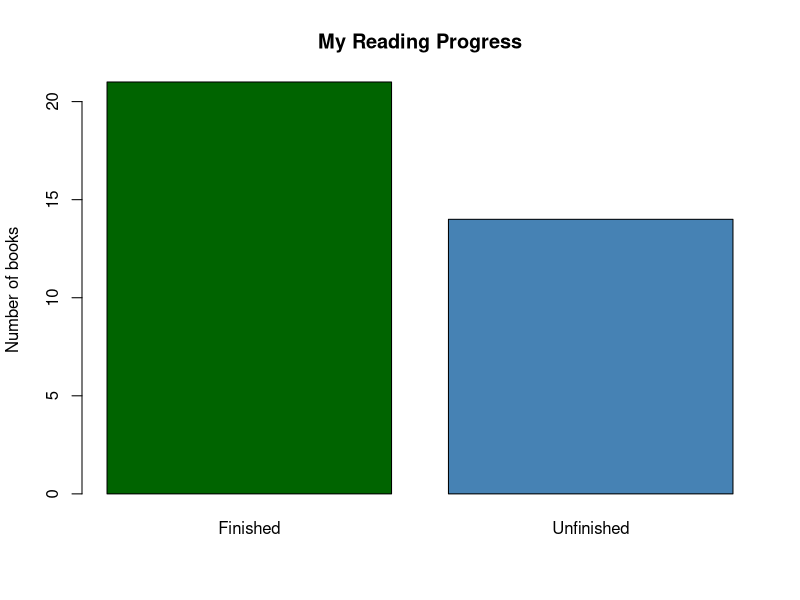
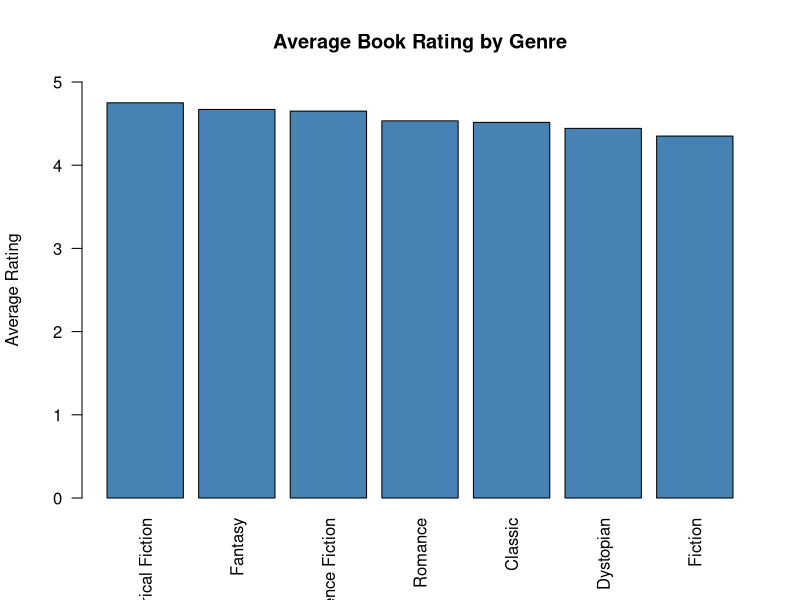

Source code (R) for these figures, in order:

# My first R program
print("Welcome to BookShelf!")
#This loads my csv file, the empty cells will be read as NA
books <- read.csv("books.csv", na.strings = c("", "NA"))
print(books)
#I want to check for missing authors and count them
check_missing <- function(column) {
  missing_values <- is.na(column) | trimws(column) == ""
  return(missing_values)
}
missing_author <- sum(check_missing(books$author))
print(missing_author)
#The categories will be checked for missing info instead of each column
for (column_name in names (books)){
  missing_count <- sum(check_missing(books[[column_name]]), na.rm = TRUE)  
  cat("Missing", column_name, ":", missing_count, "\n")
}

 # this is what the library I am making is all about
 #a clean library that is in here without changing the original one. 
 cleaned_books <- books
 # Standardize book titles
cleaned_books$title <- tools::toTitleCase(trimws(cleaned_books$title))
cleaned_books$title <- gsub("  +"," ",cleaned_books$title)
cleaned_books$title_key <- tolower(cleaned_books$title)

#The codes about removing extra space, and moving it to a regular one
cleaned_books$author <- trimws(cleaned_books$author)
cleaned_books$author <- gsub("  +"," ",cleaned_books$author)

cleaned_books$author_key <- tolower(cleaned_books$author)


# This section finds the duplicate books counts them and deletes them from the main count
#without changing the actual csv author file
 duplicate_books <- duplicated(cleaned_books [c("title_key","author_key")])
 duplicate_count <- sum(duplicate_books)
 cat("Duplicate Books", duplicate_count,"\n")
 cleaned_books <- cleaned_books[!duplicate_books, ]
 cat("Books remaining:", nrow(cleaned_books), "\n")

 
 # This sections purpose is to find pages that are incorrect, or not fully a number
 #count invalid pagesand replace it with NA
 invalid_pages <- cleaned_books$pages <= 0| cleaned_books$pages %% 1 != 0
 invalid_page_count <-sum(invalid_pages,na.rm = TRUE)
 cat("Invalid page amount:",invalid_page_count,"\n")
 cleaned_books$pages[which(invalid_pages)] <- NA
 # Identify invalid ratings
 #we want to figure out if the ratings in my csv are correctly 
 #written from 0-5
 invalid_ratings <- cleaned_books$rating < 0 | cleaned_books$rating > 5
 invalid_rating_count <- sum(invalid_ratings, na.rm=TRUE)
 cat("Invalid ratings:",invalid_rating_count,"\n")
 #now were replacing the invalid ratings with NA
 cleaned_books$rating[which(invalid_ratings)] <- NA

 #We made two columns that helped detect duplicates regardless of 
 #if they were captilized these will remove that by using Null
 cleaned_books$title_key <-NULL
 cleaned_books$author_key <-NULL 




 print(cleaned_books)
 # The finished book gives a true statement and not finished is false, I want to see how many are finished 
 #and the total pages
 cat('\n-- BookShelf Library Report---\n')
 total_books <- nrow(cleaned_books)
 average_rating <-mean(cleaned_books$rating,na.rm = TRUE)
 total_pages <-sum(cleaned_books$pages, na.rm=TRUE)
 finished_books <- sum(cleaned_books$finished ==TRUE,na.rm =TRUE)
 unfinished_books <-sum(cleaned_books$finished == FALSE,na.rm =TRUE)
 completion_percentage <-(finished_books/total_books)*100

#Now I want to order them in order of genre rating
average_genre_rating <- aggregate(
  rating ~ genre,
  data=cleaned_books,
  FUN = mean,
  na.rm=TRUE
)
average_genre_rating <- average_genre_rating [
  order(-average_genre_rating$rating),
]
cat("Average rating by genre:\n")
print(average_genre_rating)
#I want to know what percentage of books I finished.
 known_status <- finished_books + unfinished_books
completion_percentage <- if (known_status > 0) {
  round((finished_books / known_status) * 100, 1)
}  else {
  NA_real_
}
 cat("Completion percentage:", completion_percentage, "%\n")

#Wondering what my longest and shortest books are 
longest_pages <- max(cleaned_books$pages,na.rm=TRUE)
shortest_pages <- min(cleaned_books$pages,na.rm=TRUE)
longest_book<-cleaned_books [
  !is.na(cleaned_books$pages) &
  cleaned_books$pages ==longest_pages,
]
shortest_book<-cleaned_books [
  !is.na(cleaned_books$pages) &
  cleaned_books$pages == shortest_pages,
]
cat("Shortest Book: \n")
print(shortest_book[c("title", "pages")])
cat("Longest Book : \n")
print(longest_book[c("title", "pages")])
#were making a bar graph ,which is crazy in code
reading_counts <- c(finished_books, unfinished_books)
png("reading_progress.png", width=900,height=600)
barplot(
  reading_counts,
  names.arg=c("Finished", "Unfinished"),
  col=c("darkgreen","steelblue"),
  main="My Reading Progress",
  ylab= "Number of books"
)
dev.off()

#I want to see a graph comparing genre ratings. 
png("genre_ratings.png", width=930,height=600)
barplot(
  height =average_genre_rating$rating,
  names.arg =average_genre_rating$genre,
  col="steelblue",
  main="Average Book Rating by Genre",
  ylab="Average Rating",
  ylim =c(0,5),
  las =2
)
dev.off()

#A Second CSV file to keep my ratings in
write.csv(
  average_genre_rating,
  "genre_statistics.csv",
  row.names= FALSE
)
cat("Genre statistics are now saved!")
